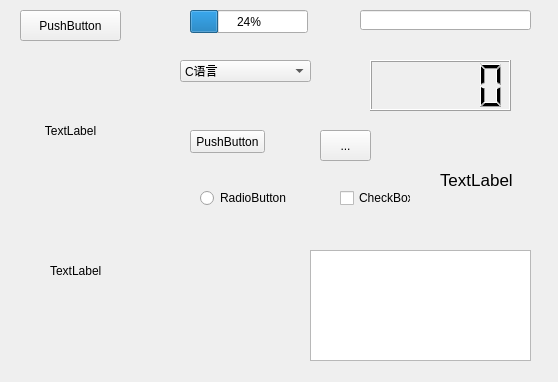
<?xml version="1.0" encoding="UTF-8"?>
<ui version="4.0">
 <class>Widget</class>
 <widget class="QWidget" name="Widget">
  <property name="geometry">
   <rect>
    <x>0</x>
    <y>0</y>
    <width>558</width>
    <height>382</height>
   </rect>
  </property>
  <property name="windowTitle">
   <string>Widget</string>
  </property>
  <widget class="QPushButton" name="pushButton">
   <property name="geometry">
    <rect>
     <x>20</x>
     <y>10</y>
     <width>101</width>
     <height>31</height>
    </rect>
   </property>
   <property name="text">
    <string>PushButton</string>
   </property>
   <property name="icon">
    <iconset resource="res.qrc">
     <normaloff>:/new/prefix1/myheart.png</normaloff>:/new/prefix1/myheart.png</iconset>
   </property>
  </widget>
  <widget class="QLabel" name="label">
   <property name="geometry">
    <rect>
     <x>20</x>
     <y>90</y>
     <width>101</width>
     <height>81</height>
    </rect>
   </property>
   <property name="text">
    <string>TextLabel</string>
   </property>
   <property name="alignment">
    <set>Qt::AlignCenter</set>
   </property>
  </widget>
  <widget class="QLabel" name="label_2">
   <property name="geometry">
    <rect>
     <x>50</x>
     <y>190</y>
     <width>141</width>
     <height>161</height>
    </rect>
   </property>
   <property name="text">
    <string>TextLabel</string>
   </property>
  </widget>
  <widget class="QLCDNumber" name="lcdNumber">
   <property name="geometry">
    <rect>
     <x>370</x>
     <y>60</y>
     <width>141</width>
     <height>51</height>
    </rect>
   </property>
  </widget>
  <widget class="QProgressBar" name="progressBar">
   <property name="geometry">
    <rect>
     <x>190</x>
     <y>10</y>
     <width>118</width>
     <height>23</height>
    </rect>
   </property>
   <property name="value">
    <number>24</number>
   </property>
  </widget>
  <widget class="QLineEdit" name="lineEdit">
   <property name="geometry">
    <rect>
     <x>360</x>
     <y>10</y>
     <width>171</width>
     <height>20</height>
    </rect>
   </property>
  </widget>
  <widget class="QTextEdit" name="textEdit">
   <property name="geometry">
    <rect>
     <x>310</x>
     <y>250</y>
     <width>221</width>
     <height>111</height>
    </rect>
   </property>
   <property name="styleSheet">
    <string notr="true">border-image: url(:/new/prefix1/bk.jpg);</string>
   </property>
   <property name="lineWrapMode">
    <enum>QTextEdit::NoWrap</enum>
   </property>
   <property name="readOnly">
    <bool>false</bool>
   </property>
  </widget>
  <widget class="QComboBox" name="comboBox">
   <property name="geometry">
    <rect>
     <x>180</x>
     <y>60</y>
     <width>131</width>
     <height>22</height>
    </rect>
   </property>
   <item>
    <property name="text">
     <string>C语言</string>
    </property>
    <property name="icon">
     <iconset>
      <normaloff>../image/face-1.png</normaloff>../image/face-1.png</iconset>
    </property>
   </item>
  </widget>
  <widget class="QPushButton" name="pushButton_2">
   <property name="geometry">
    <rect>
     <x>190</x>
     <y>130</y>
     <width>75</width>
     <height>23</height>
    </rect>
   </property>
   <property name="text">
    <string>PushButton</string>
   </property>
   <property name="flat">
    <bool>false</bool>
   </property>
  </widget>
  <widget class="QToolButton" name="toolButton">
   <property name="geometry">
    <rect>
     <x>320</x>
     <y>130</y>
     <width>51</width>
     <height>31</height>
    </rect>
   </property>
   <property name="text">
    <string>...</string>
   </property>
  </widget>
  <widget class="QRadioButton" name="radioButton">
   <property name="geometry">
    <rect>
     <x>200</x>
     <y>190</y>
     <width>89</width>
     <height>16</height>
    </rect>
   </property>
   <property name="text">
    <string>RadioButton</string>
   </property>
  </widget>
  <widget class="QCheckBox" name="checkBox">
   <property name="geometry">
    <rect>
     <x>340</x>
     <y>190</y>
     <width>71</width>
     <height>16</height>
    </rect>
   </property>
   <property name="text">
    <string>CheckBox</string>
   </property>
  </widget>
  <widget class="QLabel" name="label_3">
   <property name="enabled">
    <bool>true</bool>
   </property>
   <property name="geometry">
    <rect>
     <x>440</x>
     <y>150</y>
     <width>91</width>
     <height>61</height>
    </rect>
   </property>
   <property name="font">
    <font>
     <pointsize>13</pointsize>
    </font>
   </property>
   <property name="focusPolicy">
    <enum>Qt::StrongFocus</enum>
   </property>
   <property name="autoFillBackground">
    <bool>true</bool>
   </property>
   <property name="text">
    <string>TextLabel</string>
   </property>
  </widget>
 </widget>
 <layoutdefault spacing="6" margin="11"/>
 <resources>
  <include location="res.qrc"/>
 </resources>
 <connections/>
</ui>
